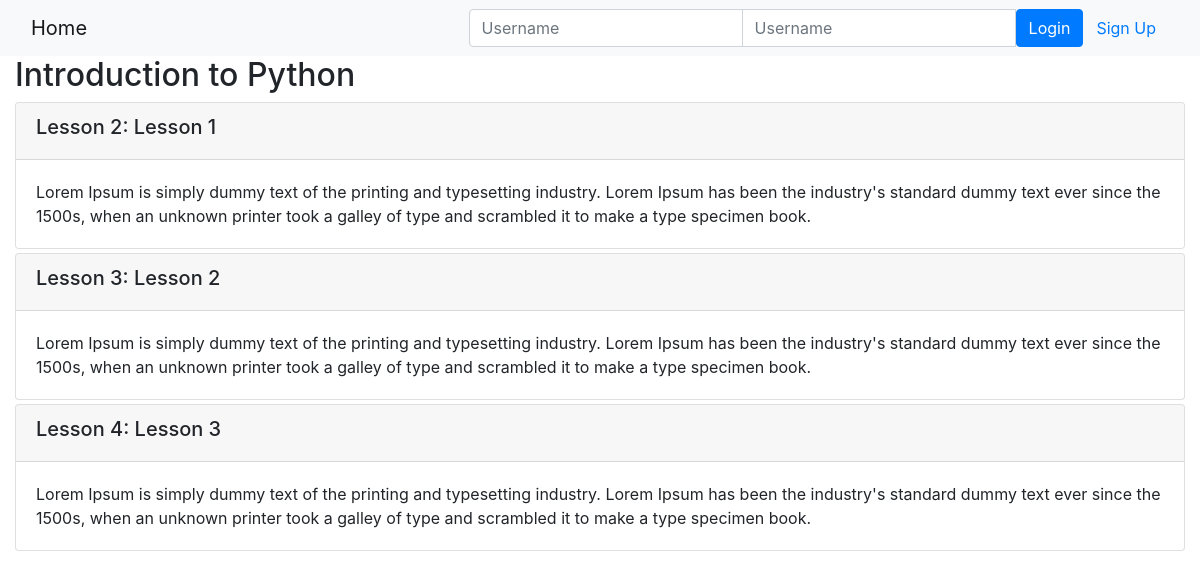
The page /onlinecourse/2/ on the database its author committed.
### onlinecourse/models.py (models this page shows, shortened)
class Course(models.Model):
    name = models.CharField(null=False, max_length=30, default='online course')
    image = models.ImageField(upload_to='course_images/')
    description = models.CharField(max_length=1000)
    pub_date = models.DateField(null=True)
    instructors = models.ManyToManyField(Instructor)
    users = models.ManyToManyField(settings.AUTH_USER_MODEL, through='Enrollment')
    total_enrollment = models.IntegerField(default=0)
    is_enrolled = False

class Lesson(models.Model):
    title = models.CharField(max_length=200, default="title")
    order = models.IntegerField(default=0)
    course = models.ForeignKey(Course, on_delete=models.CASCADE, related_name='lessons')
    content = models.TextField()

### onlinecourse/views.py (the view)
# urls.py: path('<int:pk>/', views.CourseDetailView.as_view(), name='course_details'),
class CourseDetailView(generic.DetailView):
    model = Course
    template_name = 'onlinecourse/course_detail_bootstrap.html'

### onlinecourse/templates/onlinecourse/course_detail_bootstrap.html (shortened to what this page needs)
<!DOCTYPE html>
<html lang="en">
<head>
     {% load static %}
    <link rel="stylesheet" href="https://maxcdn.bootstrapcdn.com/bootstrap/4.5.2/css/bootstrap.min.css">
</head>
<body>
    <nav class="navbar navbar-light bg-light">
        <div class="container-fluid">
            <div class="navbar-header">
                  <a class="navbar-brand" href="{% url 'onlinecourse:index' %}">Home</a>
            </div>
            <ul class="nav navbar-nav navbar-right">
                {% if user.is_authenticated %}
                <li>
                    <a class="btn btn-link" href="#">{{ user.first_name }}({{ user.username }})</a>
                    <a class="btn btn-link" href="{% url 'onlinecourse:logout' %}">Logout</a>
                </li>
                {% else %}
                <li>
                    <form class="form-inline" action="{% url 'onlinecourse:login' %}" method="post">
                        <div class="input-group">
                            <input type="text" class="form-control" placeholder="Username" name="username" >
                            <input type="password" class="form-control" placeholder="Username" name="psw" >
                            <button class="btn btn-primary" type="submit">Login</button>
                            <a class="btn btn-link" href="{% url 'onlinecourse:registration' %}">Sign Up</a>
                        </div>
                    </form>
                </li>
                {% endif %}
            </ul>
        </div>
    </nav>
    <div class="container-fluid">
        <h2>{{ course.name }}</h2>
        <div class="card-columns-vertical">
            {% for lesson in course.lessons.all %}
                <div class="card mt-1">
                    <div class="card-header"><h5>Lesson {{lesson.order|add:1}}: {{lesson.title}}</h5></div>
                    <div class="card-body">{{lesson.content}}</div>
                </div>
            {% endfor %}
        </div>
    </div>
</body>
</html>

### rows shown on the page
Course: name "Introduction to Python"
Lesson: order|add "2", title "Lesson 1", content "Lorem Ipsum is simply dummy text of the printing and typesetting industry. Lorem Ipsum has been the industry's standard dummy text ever since the 1500s, when an unknown printer took a galley of type and scrambled it to make a type specimen book."
Lesson: order|add "3", title "Lesson 2", content "Lorem Ipsum is simply dummy text of the printing and typesetting industry. Lorem Ipsum has been the industry's standard dummy text ever since the 1500s, when an unknown printer took a galley of type and scrambled it to make a type specimen book."
Lesson: order|add "4", title "Lesson 3", content "Lorem Ipsum is simply dummy text of the printing and typesetting industry. Lorem Ipsum has been the industry's standard dummy text ever since the 1500s, when an unknown printer took a galley of type and scrambled it to make a type specimen book."
